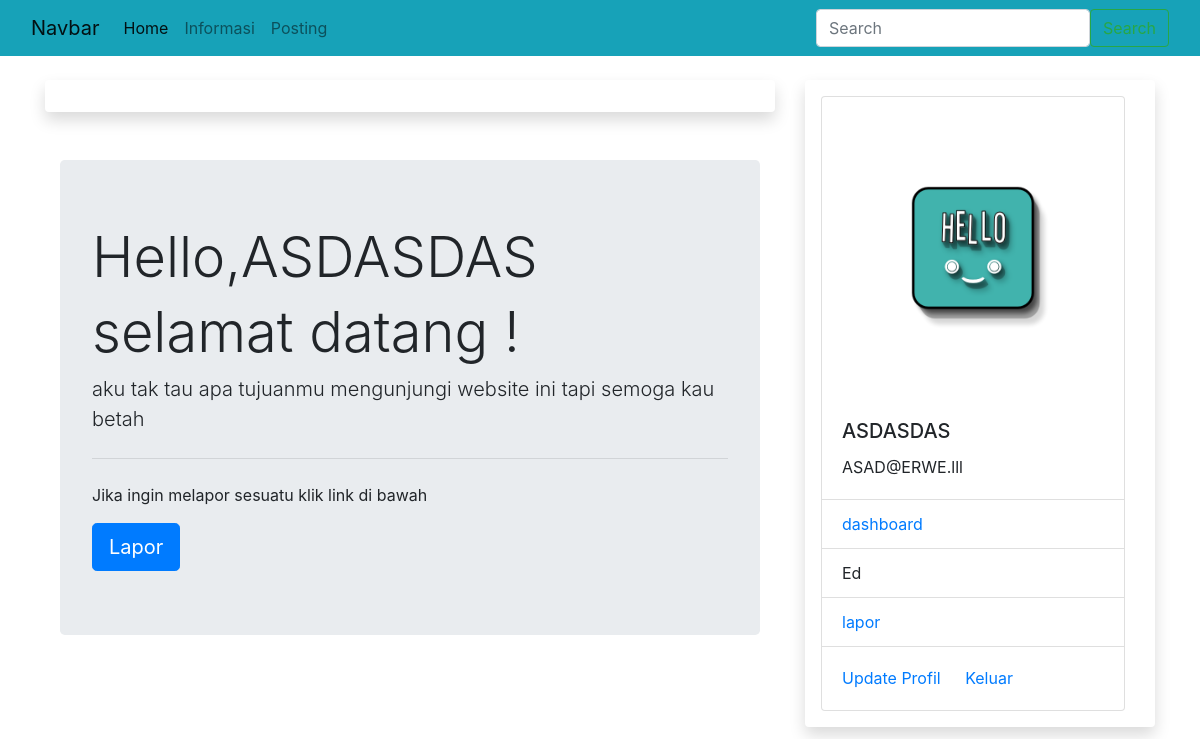
Page /akun (signed in) on the committed database.
### sim/models.py (models this page shows, shortened)
class Tmahasiswa(db.Model,UserMixin): #tambahkan
    id = db.Column(db.Integer, primary_key=True)
    npm = db.Column(db.String(15), unique=True, nullable=False)
    nama = db.Column(db.String(20) , nullable=False)
    email = db.Column(db.String(20),unique=True, nullable=False)
    password = db.Column(db.String(60), nullable=False)
    kelas = db.Column(db.String(20), nullable=False)
    alamat = db.Column(db.String(100), nullable=False)
    foto = db.Column(db.String(20), nullable=False, default='default.jpg')
    pengaduans = db.relationship('Tpengaduan', backref='mahasiswa')#backref itu relasi/hubungan antar ttabel

### sim/mahasiswa/routes.py (the view)
@rmahasiswa.route("/akun")
@login_required # ini akan membuat halamanya hanya bisa dibuka saat user sudah login
def akun():
    return render_template('akun.html')

### sim/models.py (called while the page is built)
@login_manager.user_loader
def load_user(mahasiswa_id):
    return Tmahasiswa.query.get(int(mahasiswa_id))

### sim/templates/akun.html
{% extends "base.html" %}
{% block konten %}
<div class="container">
    <div class="jumbotron">
      <h1 class="display-4">Hello,{{current_user.nama}} </h1>
        <h1 class="display-4">selamat datang !</h1>
        <p class="lead">aku tak tau apa tujuanmu mengunjungi website ini tapi semoga kau betah </p>
        <hr class="my-4">
        <p>Jika ingin melapor sesuatu klik link di bawah</p>
        <a class="btn btn-primary btn-lg" href="{{url_for('rmahasiswa.laporan')}}" role="button">Lapor</a>
      </div>
</div>
{% endblock %}

### sim/templates/base.html (shortened to what this page needs)
<!DOCTYPE html>
<html>
<head>
    <link rel="stylesheet" type="text/css" href="{{url_for('static',filename="css/bootstrap.min.css")}}">
    <link rel="stylesheet" type="text/css" href="{{url_for('static',filename="css/style.css")}}">
</head>
<body>
  <nav class="navbar navbar-expand-lg navbar-light bg-info">
        <div class="container-fluid">
          <a class="navbar-brand" href="#">Navbar</a>
          <div class="collapse navbar-collapse" id="navbarSupportedContent">
            <ul class="navbar-nav me-auto mb-2 mb-lg-0">
              <li class="nav-item">
                <a class="nav-link active" aria-current="page" href="{{url_for("rmahasiswa.rumah")}}">Home</a>
              </li>
              <li class="nav-item">
                <a class="nav-link" href="{{url_for("rmahasiswa.informasi")}}">Informasi</a>
              </li>
              {% if current_user.is_authenticated %}
              <li class="nav-item">
                <a class="nav-link" href="{{url_for("rmahasiswa.agenda_inf")}}">Posting</a>
              </li>
              {% else %}
              <li class="nav-item">
                  <a class="nav-link" href="{{url_for("rmahasiswa.daftar")}}">Daftar</a></li>
              <li class="nav-item">
                  <a class="nav-link" href="{{url_for("rmahasiswa.login")}}">Login</a></li>
              {%endif%}
            </ul>
            </div>
            <div col-md-7>
              <form class="d-flex">
                <input class="form-control me-2" type="search" placeholder="Search" aria-label="Search">
                <button class="btn btn-outline-success" type="submit">Search</button>
              </form>
            </div>
          </div>
      </nav>
      <div class="container mt-4">
        <div class="row">
          <div class="col-md-8">
            <div class="shadow p-3 mb-5 bg- rounded">
            </div>
            {% block konten %}
            {% endblock %}
        </div>
        <div class="col-md-4">
        <div class="shadow p-3 mb-5 bg- rounded">
          {% if current_user.is_authenticated %}
          <div class="card" style="width: 19rem;">
            <img src="{{url_for('static', filename= 'foto/'+current_user.foto )}} " class="card-img-top" alt="...">
            <div class="card-body">
              <h5 class="card-title">{{current_user.nama}}</h5>
              <p class="card-text">{{current_user.email}}</p>
            </div>
            <ul class="list-group list-group-flush">
              <li class="list-group-item"><a href="{{url_for('rmahasiswa.akun')}}">dashboard</a> </li>
              <li class="list-group-item">Ed</li>
              <li class="list-group-item">
                <a href="{{url_for('rmahasiswa.laporan')}}">lapor</a>
              </li>
            </ul>
            <div class="card-body">
              <a href="{{url_for('rmahasiswa.edit')}}" class="card-link">Update Profil</a>
              <a href="{{url_for('rmahasiswa.keluar')}}" class="card-link">Keluar</a>
            </div>
          </div>
          {% else %}
          <h1>Menu Lain</h1>
          <li>data mahasiswa</li>
          <li>data dosen</li>
          {% endif %}
          </div>
        </div>
      </div>
    </div>
  </body>
</html>

### rows in the picture
Tmahasiswa: nama "ASDASDAS", foto (placeholder picture), email "ASAD@ERWE.lll"
